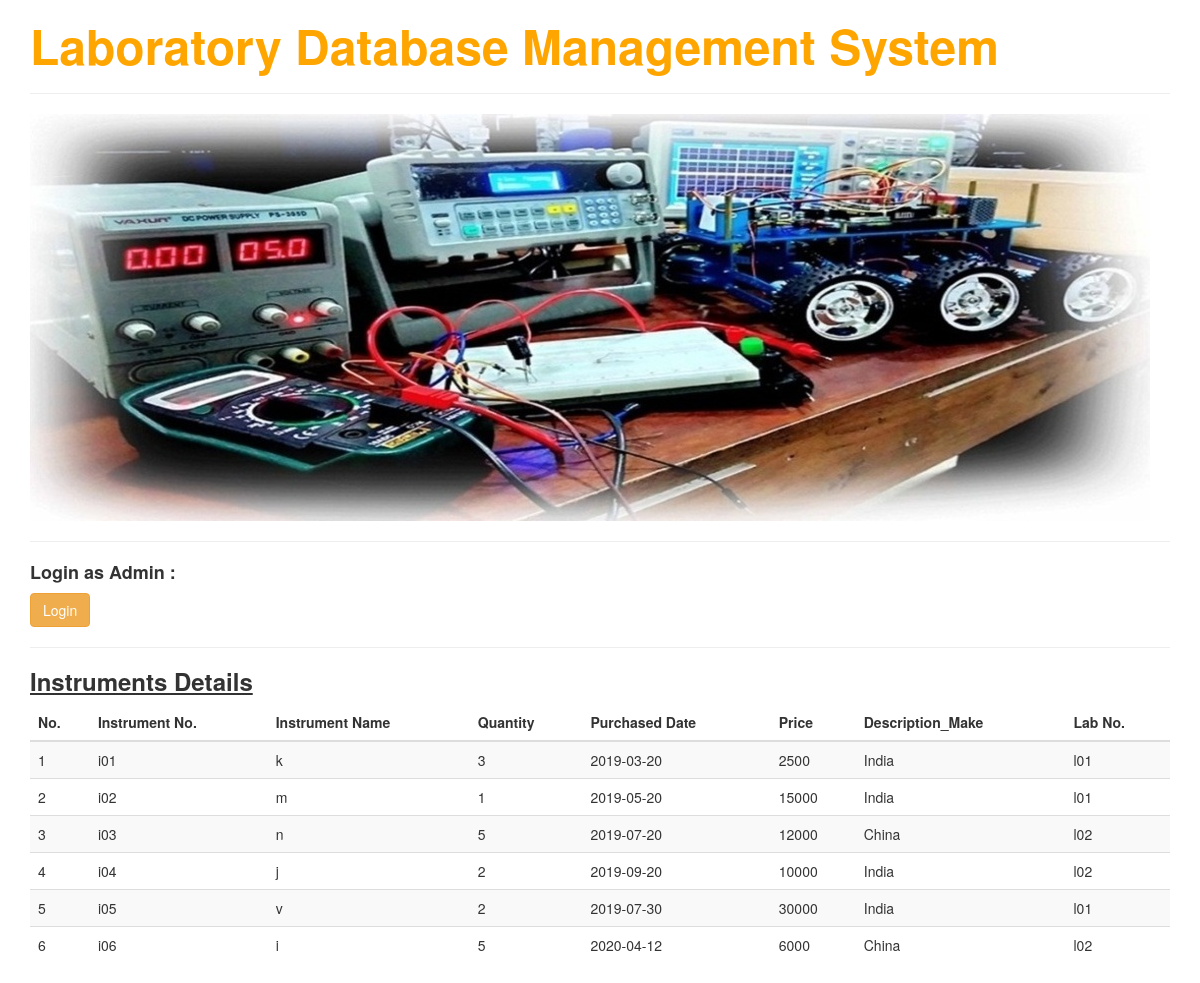
The page /phpFiles/index.php on the database its author committed.
### tables this page shows
CREATE TABLE `instruments` (
  `Instrument_No_` varchar(15) NOT NULL,
  `Instrument_Name` varchar(255) NOT NULL,
  `Quantity` int(11) NOT NULL,
  `Purchased_Date` date NOT NULL,
  `Price` float NOT NULL,
  `Description_Make` varchar(255) NOT NULL,
  `Lab_No_` varchar(15) NOT NULL
);

### phpFiles/index.php (the view, shortened to what this page needs)
<?php
require_once'connection_index.php';
?>
<!DOCTYPE html>
<html lang="en">
<head>
<link href="https://maxcdn.bootstrapcdn.com/bootstrap/3.3.0/css/bootstrap.min.css" rel="stylesheet">
</head>
<body>
<div class="container">
<div class="row">
<div class="col-md-12">
<h3 style="color:Orange;"><b><FONT size='90px'>Laboratory Database Management System</font></b></h3> <hr />
<?php
echo "<img src='electronic-lab2.JPG' >"
?>
<hr /><h4> <b>Login as Admin :</b></h4>
<a href="login.php"><button class="btn btn-warning"> Login</button></a> <hr />
<h3> <b><u>Instruments Details</u></b></h3>
<div class="table-responsive">
<table id="mytable" class="table table-bordred table-striped">
<thead>
 <th>No.</th>
<th>Instrument No.</th>
<th>Instrument Name</th>
<th>Quantity</th>
<th>Purchased Date</th>
<th>Price</th>
<th>Description_Make</th>
<th>Lab No.</th>
</thead>
<tbody>
<?php
$sql =mysqli_query($con, "call Instruments()");
$cnt=1;
$row=mysqli_num_rows($sql);
if($row>0){
while ($result=mysqli_fetch_array($sql)) {
?>
<tr>
<td><?php echo htmlentities($cnt);?></td>
<td><?php echo htmlentities($result['Instrument_No_']);?></td>
<td><?php echo htmlentities($result['Instrument_Name']);?></td>
<td><?php echo htmlentities($result['Quantity']);?></td>
<td><?php echo htmlentities($result['Purchased_Date']);?></td>
<td><?php echo htmlentities($result['Price']);?></td>
<td><?php echo htmlentities($result['Description_Make']);?></td>
<td><?php echo htmlentities($result['Lab_No_']);?></td>
</tr>
<?php
$cnt++;
} } else { ?>
<tr>
<td colspan="9" style="color:red; font-weight:bold;text-align:center;"> No Record found</td>
</tr>
<?php } ?>
</tbody>
</table>
</div>
</div>
</div>
</div>
</body>
</html>

### rows shown on the page
instruments: Instrument_No_ "i01", Instrument_Name "k", Quantity "3", Purchased_Date "2019-03-20", Price "2500", Description_Make "India", Lab_No_ "l01"
instruments: Instrument_No_ "i02", Instrument_Name "m", Quantity "1", Purchased_Date "2019-05-20", Price "15000", Description_Make "India", Lab_No_ "l01"
instruments: Instrument_No_ "i03", Instrument_Name "n", Quantity "5", Purchased_Date "2019-07-20", Price "12000", Description_Make "China", Lab_No_ "l02"
instruments: Instrument_No_ "i04", Instrument_Name "j", Quantity "2", Purchased_Date "2019-09-20", Price "10000", Description_Make "India", Lab_No_ "l02"
instruments: Instrument_No_ "i05", Instrument_Name "v", Quantity "2", Purchased_Date "2019-07-30", Price "30000", Description_Make "India", Lab_No_ "l01"
instruments: Instrument_No_ "i06", Instrument_Name "i", Quantity "5", Purchased_Date "2020-04-12", Price "6000", Description_Make "China", Lab_No_ "l02"
